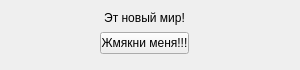
<?xml version="1.0" encoding="UTF-8"?>
<ui version="4.0">
 <class>Form</class>
 <widget class="QWidget" name="Form">
  <property name="geometry">
   <rect>
    <x>0</x>
    <y>0</y>
    <width>300</width>
    <height>70</height>
   </rect>
  </property>
  <property name="windowTitle">
   <string>Form</string>
  </property>
  <widget class="QWidget" name="layoutWidget">
   <property name="geometry">
    <rect>
     <x>100</x>
     <y>10</y>
     <width>89</width>
     <height>44</height>
    </rect>
   </property>
   <layout class="QVBoxLayout" name="verticalLayout">
    <item>
     <widget class="QLabel" name="label">
      <property name="text">
       <string>Эт новый мир!</string>
      </property>
      <property name="alignment">
       <set>Qt::AlignCenter</set>
      </property>
     </widget>
    </item>
    <item>
     <widget class="QPushButton" name="btnQuit">
      <property name="text">
       <string>Жмякни меня!!!</string>
      </property>
     </widget>
    </item>
   </layout>
  </widget>
 </widget>
 <resources/>
 <connections/>
</ui>
